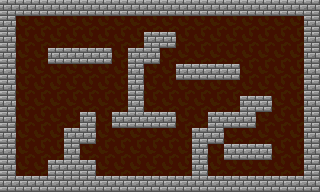

This game map was drawn from its Tiled (.tmx) file and the tilesets committed beside it. A one-line description and the trimmed map source follow:
An orthogonal 20x12 tile map with 16x16 px tiles, 2 tile layers (bg, fg) and 1 object.

<map version="1.0" orientation="orthogonal" width="20" height="12" tilewidth="16" tileheight="16">
 <tileset firstgid="1" name="testtiles" tilewidth="16" tileheight="16">
  <image source="testtiles.png" width="96" height="48" />
  <tile id="7">
   <properties>
    <property name="CollisionSet" value="True" />
   </properties>
  </tile>
 </tileset>
 <layer name="bg" width="20" height="12">
  <data>[240 cells, 240 non-empty, 1 distinct tile ids]</data>
 </layer>
 <layer name="fg" width="20" height="12">
  <properties>
   <property name="Collision" value="On" />
  </properties>
  <data>[240 cells, 98 non-empty, 1 distinct tile ids]</data>
 </layer>
 <objectgroup name="spawn" width="20" height="12">
  <object x="16" y="160" width="16" height="16" />
 </objectgroup>
</map>